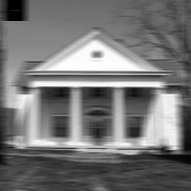
#> input picture Hw4/my_q3/Images/house.tif, 191 x 191 px, found by its file name
$ python house.py
#> lines starting #> are read from the running program, lines starting #| are printed output that depends on the picture
import cv2
import numpy as np
from matplotlib import pyplot as plt


def clean_house(image):

    #Create and normalize the horizontal motion blur kernel
    motion_blur_kernel = np.zeros(image.shape, dtype=complex)
    motion_blur_kernel[0, :10] = 0.1  # Simulate horizontal motion blur
    motion_blur_frequency = np.fft.fft2(motion_blur_kernel)
    motion_blur_frequency[np.abs(motion_blur_frequency) < 0.01] = 1  # Prevent division by small values
    #Apply Fourier Transform to the input image
    image_frequency = np.fft.fft2(image)

    #Apply inverse filtering in the frequency domain
    restored_frequency = image_frequency / motion_blur_frequency

    #Perform inverse Fourier Transform to get the cleaned image
    restored_image = np.abs(np.fft.ifft2(restored_frequency))

    return restored_image
print("-----------------------image 6----------------------\n")
im6 = cv2.imread(r'Images\house.tif')
#> im6 is the input picture: shape (191, 191, 3); min 0, max 255, mean 117.5
im6 = cv2.cvtColor(im6, cv2.COLOR_BGR2GRAY)
#> im6: shape (191, 191)
im6_clean = clean_house(im6)
#> in clean_house, `restored_image = np.abs(np.fft.ifft2(restored_frequency))`:
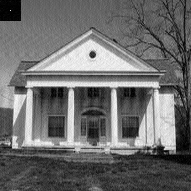
#> restored_image: shape (191, 191) float64; min 0.0207, max 276.9, mean 117.6; drawn with min black and max white

plt.figure()
plt.subplot(1, 2, 1)
plt.imshow(im6, cmap='gray', vmin=0, vmax=255)
plt.subplot(1, 2, 2)
plt.imshow(im6_clean, cmap='gray', vmin=0, vmax=255)

plt.show()
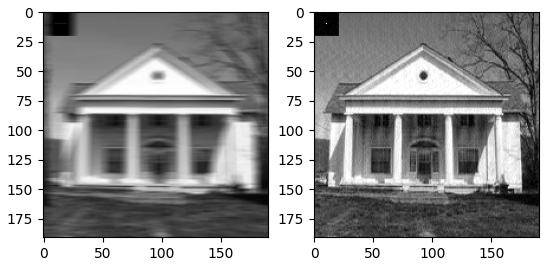
#> figure drawn by matplotlib, 2 panels

$ run again, with Hw4/my_q3/Images/baby.tif copied over Hw4/my_q3/Images/house.tif
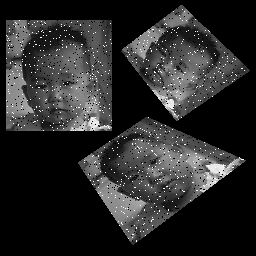
#> input picture Hw4/my_q3/Images/baby.tif, 256 x 256 px, found by its file name
#> im6 is the input picture: shape (256, 256, 3); min 0, max 255, mean 41.6
#> im6: shape (256, 256)
#> in clean_house, `restored_image = np.abs(np.fft.ifft2(restored_frequency))`:
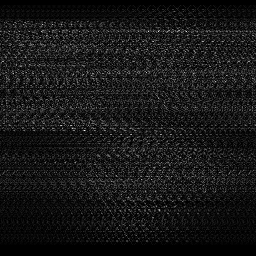
#> restored_image: shape (256, 256) float64; min 5.55e-17, max 3985.2, mean 369; drawn with min black and max white
#> `plt.show()`:
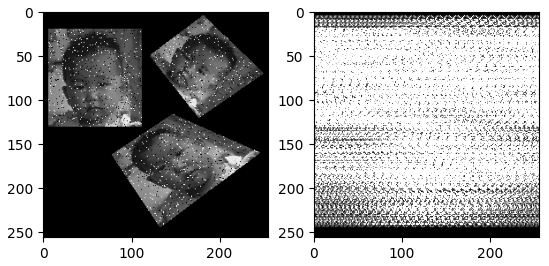
#> figure drawn by matplotlib, 2 panels
